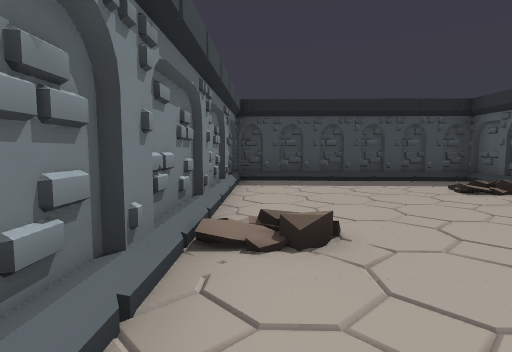
view 1 (above)

20 first-person views from a walk through a Godot game level. The camera is 1.5 m above the floor, tilts 6° down and sees 80° across. The floor is counted in squares, 2 m on a side. Each view is taken from the middle of a square. On the plan, view 1 faces up. The plan holds only what a view shows up to about 10 squares ahead; the rest is blank. The place goes on beyond the plan.

view 2
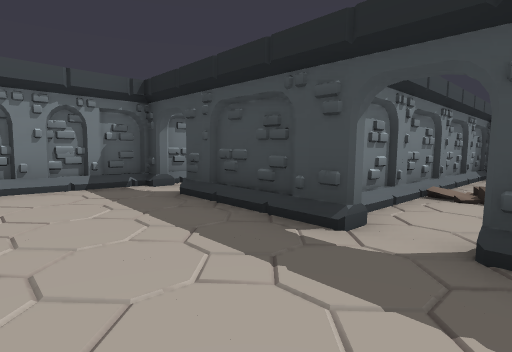

view 3
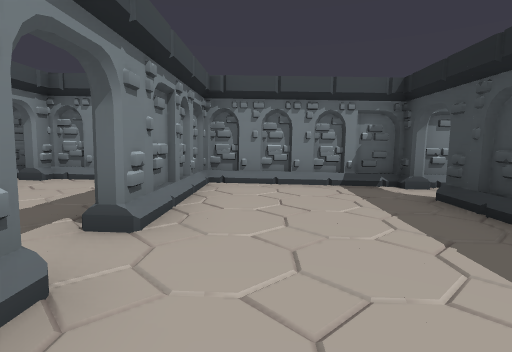

view 4
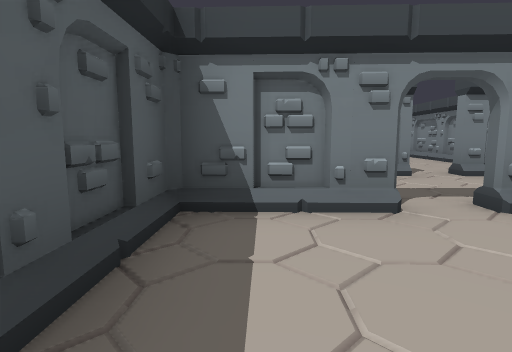

view 5
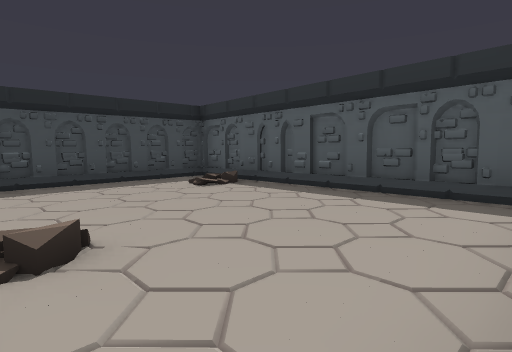

view 6
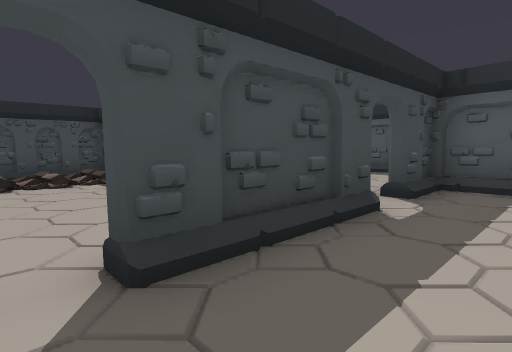

view 7
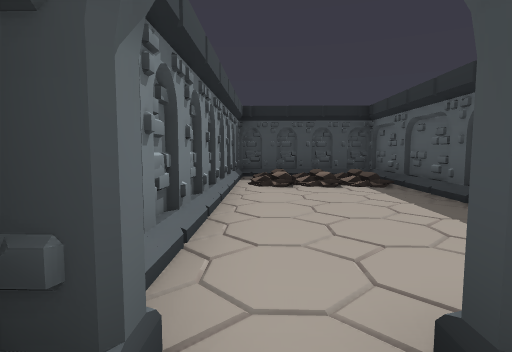

view 8
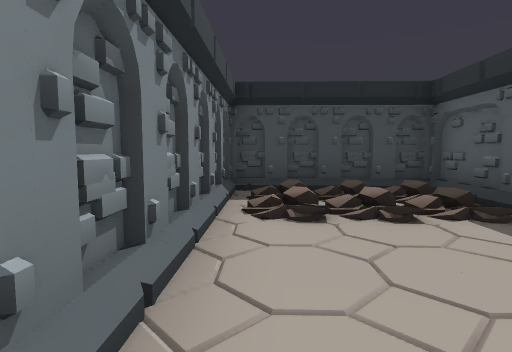

view 9
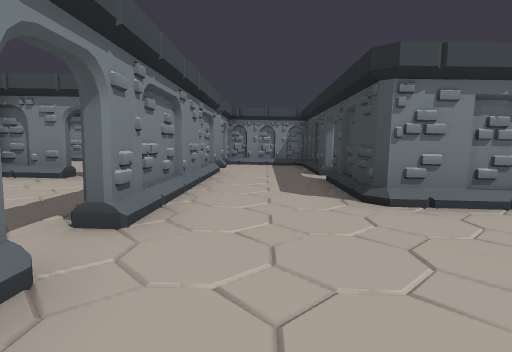

view 10
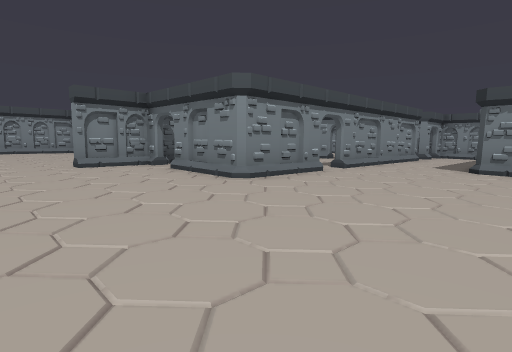

view 11
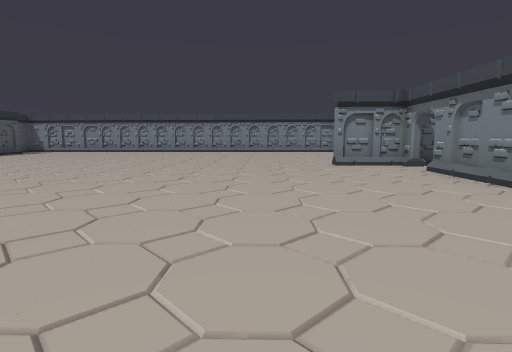

view 12
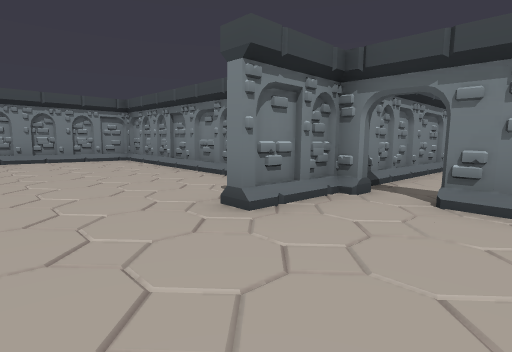

view 13
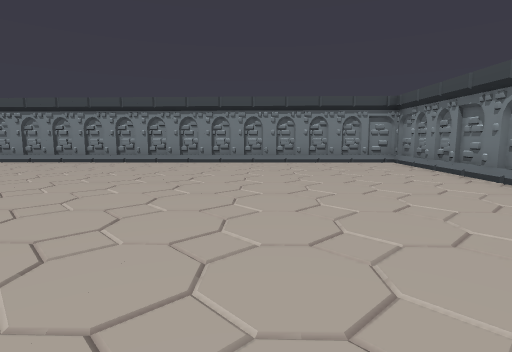

view 14
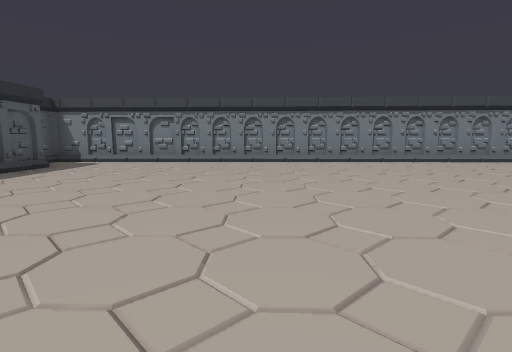

view 15
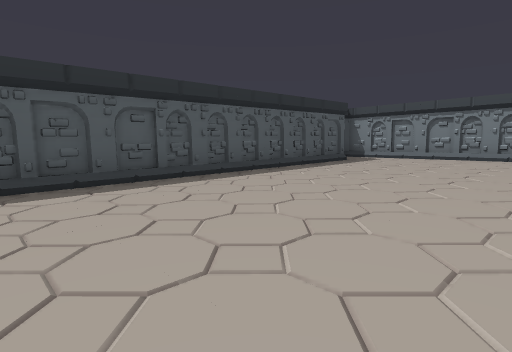

view 16
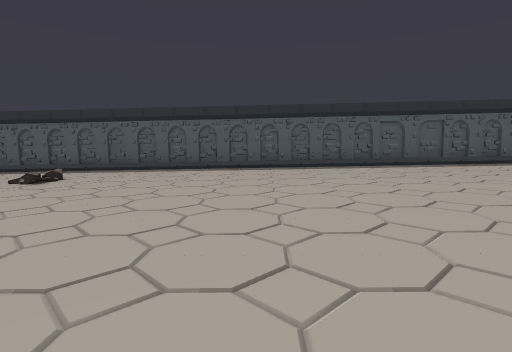

view 17
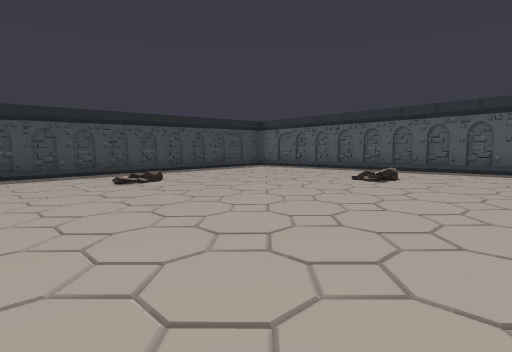

view 18
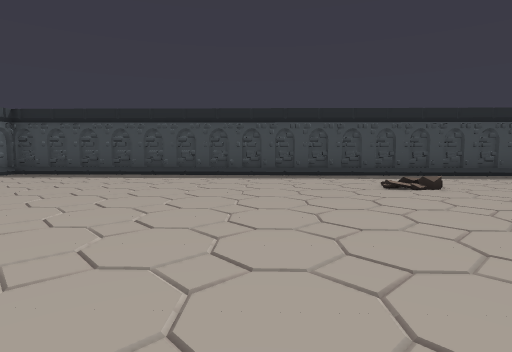

view 19
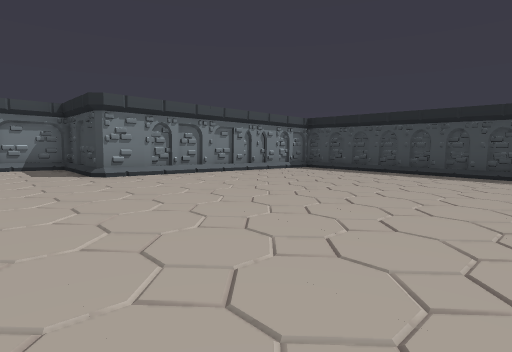

view 20
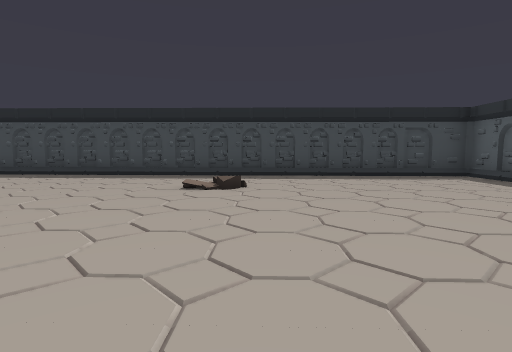

### Floor plan
Key: @ floor where view 1 was taken; # wall or solid block; x gap in a wall; . main floor; : floor 0.25 m higher than the main floor; - floor 0.25 m lower than the main floor; + floor 0.5 m higher than the main floor; * floor 0.75 m higher than the main floor; / step, stairs or slope; = window, fence, low wall or low ledge.
Columns run from 5 left of view 1 to 24 right of it. Each row starts with its distance up from view 1.
  8    ###############  ###
  7 #=###-----#------####-#######
  6 ##--#----/#-----------------#
  5 #---#----/#-----------------
  4 #---#-----#----------//-----
  3 #...#/..--#----------------
  2 #...#/....#...-......-------
  1 #...#.....#.................#
  0 #.###@#####............../..#
 -1 #......#....................#
 -2 #......#....................#
 -3 #::....#....................#
 -4 ####:###:::::.:::. .........#
 -5 #:::::::::::::::::::::::::::#
 -6 #:::::::::::::::::::::::::::#
 -7 #::x#####:///:::::::::::::::#
 -8 #::    :::###:::::::::::::::#
 -9 #::  x:::   #:::::::::::::::#
-10 #+   x++  ++x:::::::::::::::#
-11 #+   # ###++#+++++++++++++::#
-12          #####++++++++++++++#
-13             #+++++++++++++++#
-14             #+++++++++++++++#
-15             #+++++++++++++++#
-16             #+++++++++++++++#
-17             #*****++*+++++++#
-18             #***************##
-19             #****************#
-20             ##################

Positions as (right, up) in squares from view 1, and headings:
1: (0, 0), facing up
2: (1, -3), facing up-left
3: (1, -3), facing left
4: (1, -1), facing down
5: (0, 0), facing up-right
6: (-4, -2), facing up-right
7: (-4, -1), facing up
8: (-4, 2), facing up
9: (6, -6), facing left
10: (11, -3), facing down-left
11: (11, -3), facing down
12: (11, -9), facing down-left
13: (11, -10), facing down
14: (17, -10), facing down
15: (17, -8), facing down-right
16: (13, -5), facing right
17: (13, -3), facing up-right
18: (13, -2), facing up
19: (13, -3), facing up-left
20: (17, -2), facing up
